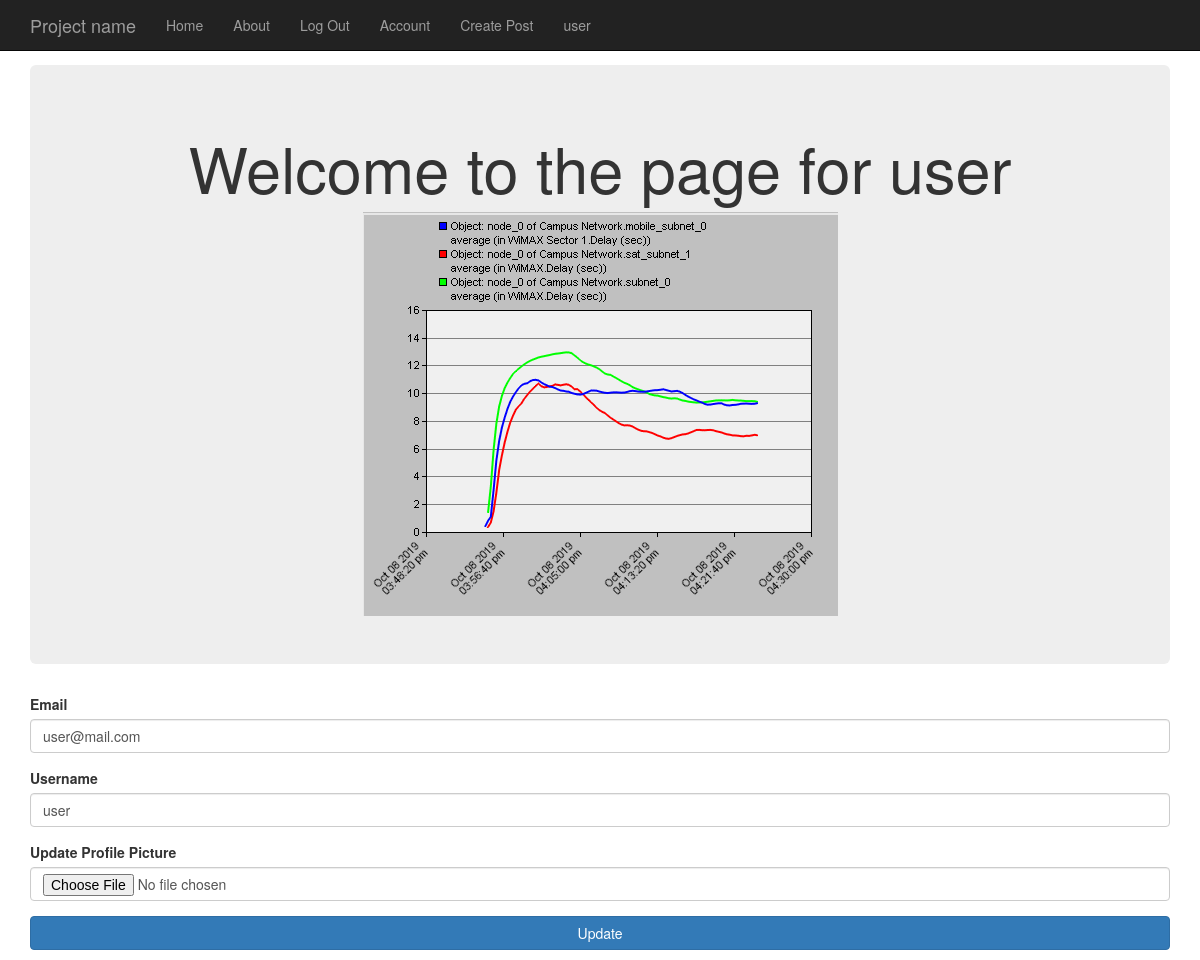
/account (signed in), run on the app's committed database.
### project/models.py (models this page shows, shortened)
class User(db.Model, UserMixin):
    __tablename__ = 'users'
    id = db.Column(db.Integer, primary_key=True)
    profile_image = db.Column(db.String(64), nullable=False, default='default_profile.png')
    email = db.Column(db.String(64), unique=True, index=True)
    username = db.Column(db.String(64), unique=True, index=True)
    password_hash = db.Column(db.String(128))
    post = db.relationship('BlogPost', backref='author', lazy=True)

### project/users/views.py (the view)
@users.route('/account', methods=['GET','POST'])
@login_required
def account():
    form = UpdateUserForm()
    if form.validate_on_submit():
        if form.picture.data:
            username = current_user.username
            pic = add_profile_pic(form.picture.data, username)
            current_user.profile_image = pic
        current_user.username = form.username.data
        current_user.email = form.email.data
        db.session.commit()
        flash('User Account Updated', 'success')
        return redirect(url_for('users.account'))
    elif request.method == 'GET':
        form.username.data = current_user.username
        form.email.data = current_user.email
    profile_image = url_for('static', filename='profile_pics/'+current_user.profile_image)
    return render_template('account.html', profile_image=profile_image, form=form)

### project/users/forms.py (shortened to what this page needs)
class UpdateUserForm(FlaskForm):
    email = StringField('Email', validators=[DataRequired(), Email()])
    username = StringField('Username', validators=[DataRequired()])
    picture = FileField('Update Profile Picture', validators=[FileAllowed(['jpg', 'png'])])

### project/models.py (called while the page is built)
@login_manager.user_loader
def load_user(user_id):
    return User.query.get(user_id)

### project/users/templates/users/account.html (shortened to what this page needs)
{% extends 'base.html' %}
{% block content %}
<div class="jumbotron text-center">
    <h1>Welcome to the page for {{ current_user.username }}</h1>
    <img src="{{url_for('static', filename='profile_pics/'+ current_user.profile_image)}}" alt="dd">
</div>
{% from "includes/_formhelpers.html" import render_field %}
<form method='POST' novalidate action="" enctype="multipart/form-data">
    <div class="form-group">
        {{ render_field(form.email)}}
    </div>
    <div class="form-group">
        {{ render_field(form.username)}}
    </div>
    <div class="form-group">
        {{ render_field(form.picture)}}
    </div>
    <p><input type="submit" value="Update" class="btn btn-primary btn-block"></p>
</form>
{% endblock %}

### project/templates/base.html (shortened to what this page needs)
<!doctype html>
<html lang="en">
  <head>
    <link rel="stylesheet" href="https://stackpath.bootstrapcdn.com/bootstrap/3.4.1/css/bootstrap.min.css">
  </head>
  <body>
    {% include 'includes/_navbar.html' %}
    <div class="container">
        {% block content %} {% endblock %}
    </div>
  </body>
</html>

### project/templates/includes/_navbar.html (shortened to what this page needs)
<nav class="navbar navbar-inverse navbar-fixed-top">
    <div class="container">
      <div class="navbar-header">
        <a class="navbar-brand" href="{{url_for('core.index')}}">Project name</a>
      </div>
      <div id="navbar" class="collapse navbar-collapse">
        <ul class="nav navbar-nav">
          <li><a href="{{url_for('core.index')}}">Home</a></li>
          <li><a href="{{url_for('core.about')}}">About</a></li>
          {% if current_user.is_authenticated %}
          <li><a href="{{url_for('users.logout')}}">Log Out</a></li>
          <li><a href="{{url_for('users.account')}}">Account</a></li>
          <li><a href="{{url_for('blog_posts.create')}}">Create Post</a></li>
          <li><a href="{{url_for('users.account')}}"> {{ current_user.username}}</a></li>
          {% else %}
          <li><a href="{{url_for('users.login')}}">Log In</a></li>
          <li><a href="{{url_for('users.register')}}">Register</a></li>
          {% endif %}
        </ul>
      </div>
    </div>
  </nav>

### project/templates/includes/_formhelpers.html (shortened to what this page needs)
{% macro render_field(field) %}
  <dt>{{ field.label }}
  <dd>{{ field(class='form-control', **kwargs)|safe }}
  </dd>
{% endmacro %}

### project/templates/base.html (style rules this page uses)
body { padding-top: 65px; }

### data on the page
User: username "user", profile_image (placeholder picture), email "user@mail.com"

### other printed values
{{ field.label }} "Email Username Update Profile Picture"
